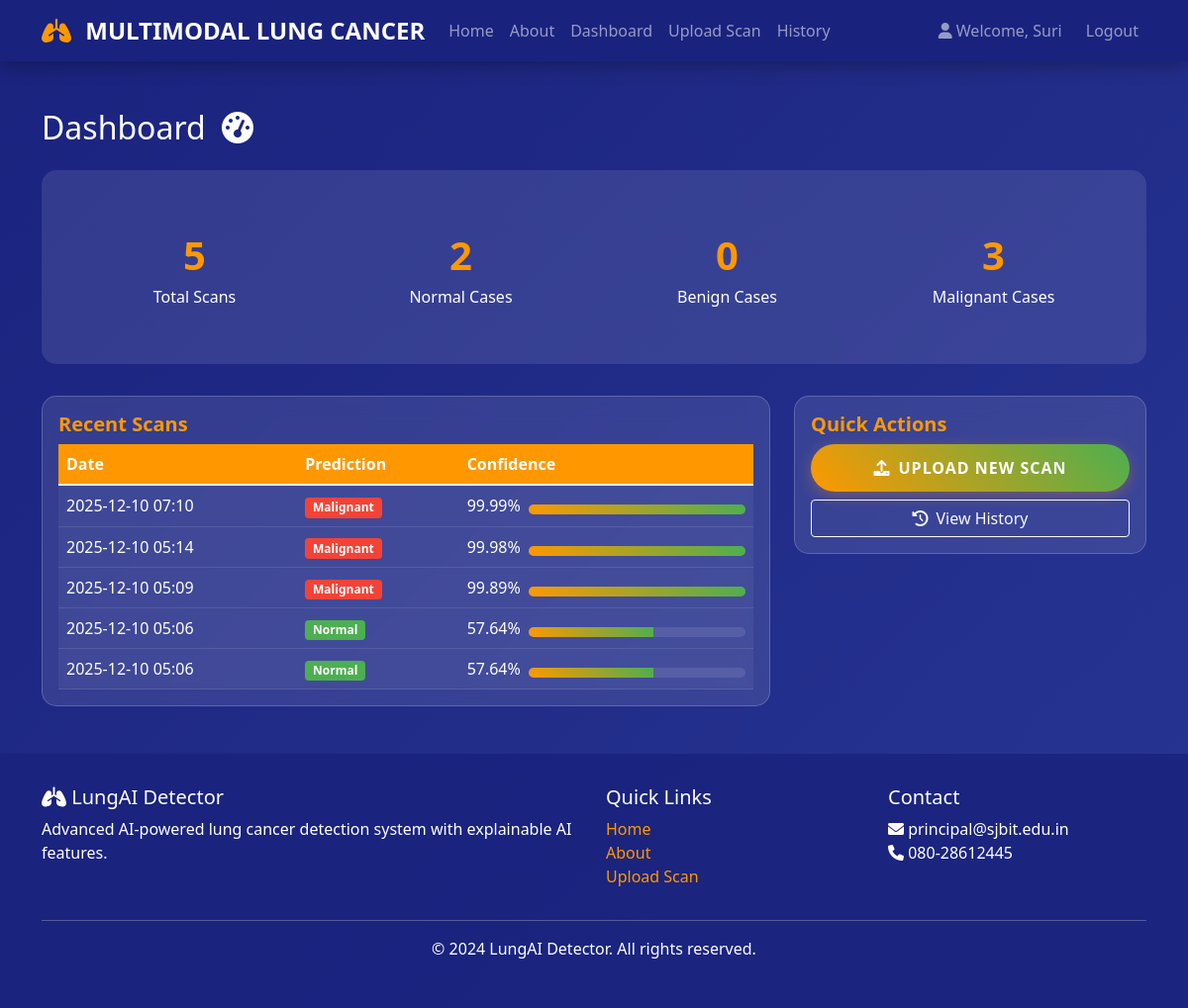
/dashboard (signed in), run on the app's committed database.
### tables this page shows
CREATE TABLE predictions
                 (id INTEGER PRIMARY KEY AUTOINCREMENT,
                  user_id INTEGER,
                  image_path TEXT NOT NULL,
                  prediction TEXT NOT NULL,
                  confidence REAL NOT NULL,
                  created_at TIMESTAMP DEFAULT CURRENT_TIMESTAMP,
                  FOREIGN KEY (user_id) REFERENCES users (id));

### app.py (the view)
@app.route('/dashboard')
def dashboard():
    if 'user_id' not in session:
        return redirect(url_for('login'))
    conn = get_db_connection()
    predictions = conn.execute(
        'SELECT * FROM predictions WHERE user_id = ? ORDER BY created_at DESC LIMIT 5',
        (session['user_id'],)
    ).fetchall()
    conn.close()
    return render_template('dashboard.html', predictions=predictions)

### app.py (called while the page is built)
def get_db_connection():
    conn = sqlite3.connect('database.db')
    conn.row_factory = sqlite3.Row
    return conn

### templates/dashboard.html (shortened to what this page needs)
{% extends "base.html" %}
{% block content %}
<div class="container my-5">
    <h2 class="mb-4">Dashboard <i class="fas fa-tachometer-alt ms-2"></i></h2>
    <div class="dashboard-stats">
        <div class="row text-center">
            <div class="col-md-3">
                <div class="stat-card">
                    <span class="stat-number">{{ predictions|length }}</span>
                    <span class="stat-label">Total Scans</span>
                </div>
            </div>
            <div class="col-md-3">
                <div class="stat-card">
                    <span class="stat-number">
                        {{ predictions|selectattr("prediction", "equalto", "Normal cases")|list|length }}
                    </span>
                    <span class="stat-label">Normal Cases</span>
                </div>
            </div>
            <div class="col-md-3">
                <div class="stat-card">
                    <span class="stat-number">
                        {{ predictions|selectattr("prediction", "equalto", "Bengin cases")|list|length }}
                    </span>
                    <span class="stat-label">Benign Cases</span>
                </div>
            </div>
            <div class="col-md-3">
                <div class="stat-card">
                    <span class="stat-number">
                        {{ predictions|selectattr("prediction", "equalto", "Malignant cases")|list|length }}
                    </span>
                    <span class="stat-label">Malignant Cases</span>
                </div>
            </div>
        </div>
    </div>
    <div class="row">
        <div class="col-md-8">
            <div class="card card-custom">
                <div class="card-body">
                    <h5 class="card-title">Recent Scans</h5>
                    {% if predictions %}
                    <div class="table-responsive">
                        <table class="table table-hover">
                            <thead>
                                <tr>
                                    <th>Date</th>
                                    <th>Prediction</th>
                                    <th>Confidence</th>
                                </tr>
                            </thead>
                            <tbody>
                                {% for pred in predictions %}
                                <tr>
                                    <td>{{ pred.created_at[:16] }}</td>
                                    <td>
                                        {% if pred.prediction == "Normal cases" %}
                                        <span class="badge badge-normal">Normal</span>
                                        {% elif pred.prediction == "Bengin cases" %}
                                        <span class="badge badge-benign">Benign</span>
                                        {% else %}
                                        <span class="badge badge-malignant">Malignant</span>
                                        {% endif %}
                                    </td>
                                    <td>
                                        <div class="d-flex align-items-center">
                                            <span class="me-2">{{ "%.2f"|format(pred.confidence * 100) }}%</span>
                                            <div class="progress flex-grow-1" style="width: 100px;">
                                                <div class="progress-bar" style="width: {{ pred.confidence * 100 }}%"></div>
                                            </div>
                                        </div>
                                    </td>
                                </tr>
                                {% endfor %}
                            </tbody>
                        </table>
                    </div>
                    {% else %}
                    <p class="text-center">No scans yet. <a href="{{ url_for('upload') }}">Upload your first CT scan!</a></p>
                    {% endif %}
                </div>
            </div>
        </div>
        <div class="col-md-4">
            <div class="card card-custom">
                <div class="card-body">
                    <h5 class="card-title">Quick Actions</h5>
                    <div class="d-grid gap-2">
                        <a href="{{ url_for('upload') }}" class="btn btn-custom">
                            <i class="fas fa-upload me-2"></i>Upload New Scan
                        </a>
                        <a href="{{ url_for('history') }}" class="btn btn-outline-light">
                            <i class="fas fa-history me-2"></i>View History
                        </a>
                    </div>
                </div>
            </div>
        </div>
    </div>
</div>
{% endblock %}

### static/css/style.css (style rules this page uses)
:root { --dark-blue: #1a237e; --medium-blue: #283593; --light-blue: #303f9f; --orange: #ff9800; --green: #4caf50; --light-green: #8bc34a; --white: #ffffff; --light-gray: #f5f5f5; --dark-gray: #333333; }
body { background: linear-gradient(135deg, var(--dark-blue) 0%, var(--medium-blue) 100%); color: var(--white); min-height: 100vh; font-family: 'Segoe UI', Tahoma, Geneva, Verdana, sans-serif; }
.btn-custom { background: linear-gradient(45deg, var(--orange), var(--green)); border: none; color: white; padding: 12px 30px; border-radius: 50px; font-weight: bold; text-transform: uppercase; letter-spacing: 1px; transition: all 0.3s ease; box-shadow: 0 4px 15px rgba(255, 152, 0, 0.3); }
.card-custom { background: rgba(255, 255, 255, 0.1); backdrop-filter: blur(10px); border: 1px solid rgba(255, 255, 255, 0.2); border-radius: 15px; color: var(--white); transition: transform 0.3s ease; }
.card-custom .card-title { color: var(--orange); font-weight: bold; }
.dashboard-stats { background: rgba(255, 255, 255, 0.1); border-radius: 15px; padding: 2rem; margin-bottom: 2rem; }
.stat-card { text-align: center; padding: 1.5rem; }
.stat-number { font-size: 2.5rem; font-weight: bold; color: var(--orange); display: block; }
.stat-label { color: var(--white); font-size: 1rem; }
.badge-normal { background: var(--green); }
.badge-malignant { background: #f44336; }
.table { color: var(--white); margin-bottom: 0; }
.table th { background: var(--orange); border: none; color: var(--white); }
.table td { background: rgba(255, 255, 255, 0.05); border-color: rgba(255, 255, 255, 0.1); }
.progress { height: 10px; background: rgba(255, 255, 255, 0.1); border-radius: 5px; margin-top: 0.5rem; }
.progress-bar { background: linear-gradient(45deg, var(--orange), var(--green)); }

### data on the page
predictions: created_at "2025-12-10 07:10", prediction "Malignant", pred.confidence*100 "99.99"
predictions: created_at "2025-12-10 05:14", prediction "Malignant", pred.confidence*100 "99.98"
predictions: created_at "2025-12-10 05:09", prediction "Malignant", pred.confidence*100 "99.89"
predictions: created_at "2025-12-10 05:06", prediction "Normal", pred.confidence*100 "57.64"
predictions: created_at "2025-12-10 05:06", prediction "Normal", pred.confidence*100 "57.64"

### other printed values
{{ session.username }} "Suri"
{{ predictions|length }} "5"
